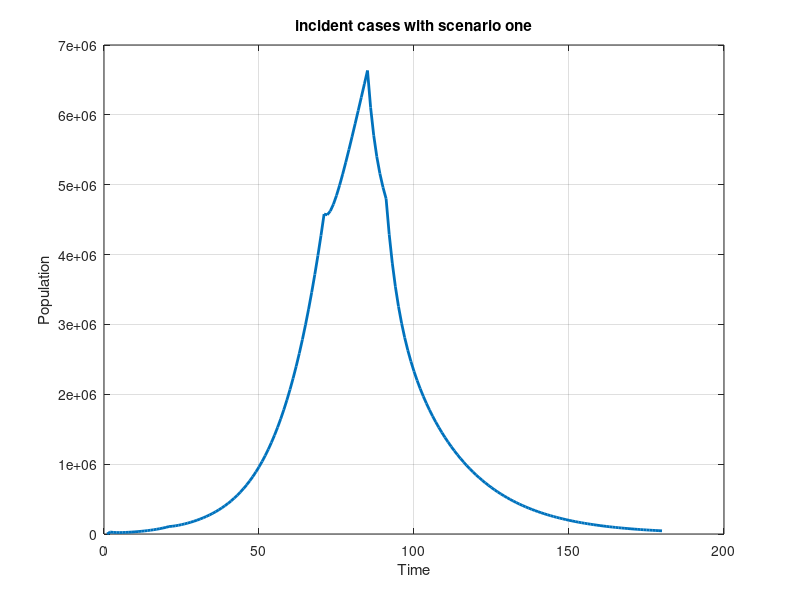

Recreate this plot in MATLAB.
%Q2- 1st case commented part(a) , uncommented plot (b)
t = 180; 


N = 5*10^6;
alpha = 0.2;
gamma = 0.1;



S = zeros(t,1);
E = zeros(t,1);
I = zeros(t,1);
R = zeros(t,1);
New = zeros(t,1);

R(1) = 0;
I(1) = 40;
E(1) = 20*I(1);
S(1) = N-I(1)-E(1)-R(1);


for i = 2:t
    if i >=2 & i <= 20;
        R0 = 3.5;
    end
    if i >= 21 & i <= 70;
        R0 = 2.6;
    end
    if i >= 71 & i <= 84;
        R0 = 1.9;
    end
    if i >= 85 & i <= 90;
        R0 = 1.0;
    end
    if i >= 91 & i <= 110;
        R0 = 0.55;
    end
    if i >= 111 & i <= 180;
        R0 = 0.55;
        
    end
    if i >= 181;
        R0 = 0.5;
    end
    beta = R0 *gamma;
    
    S(i) = S(i-1) - beta*I(i-1)*S(i-1)/N;
    E(i) = E(i-1) + beta*I(i-1)*S(i-1)/N - alpha*E(i-1);
    I(i) = I(i-1) + alpha*E(i-1) - gamma*I(i-1);
    R(i) = R(i-1) + gamma*I(i-1);
    New(i) = alpha*E(i-1)*(t-1);
end

%(a)
% plot(1:t,S,'LineWidth',2)
% hold on
% plot(1:t,E,'LineWidth',2)
% hold on
% plot(1:t,I,'LineWidth',2)
% hold on
% plot(1:t,R,'LineWidth',2)
plot(1:t,New,'LineWidth',2)

grid on


title('incident cases with scenario one')
%legend("Susceptible","Exposed","Infected","Removed")
xlabel("Time")
ylabel("Population")